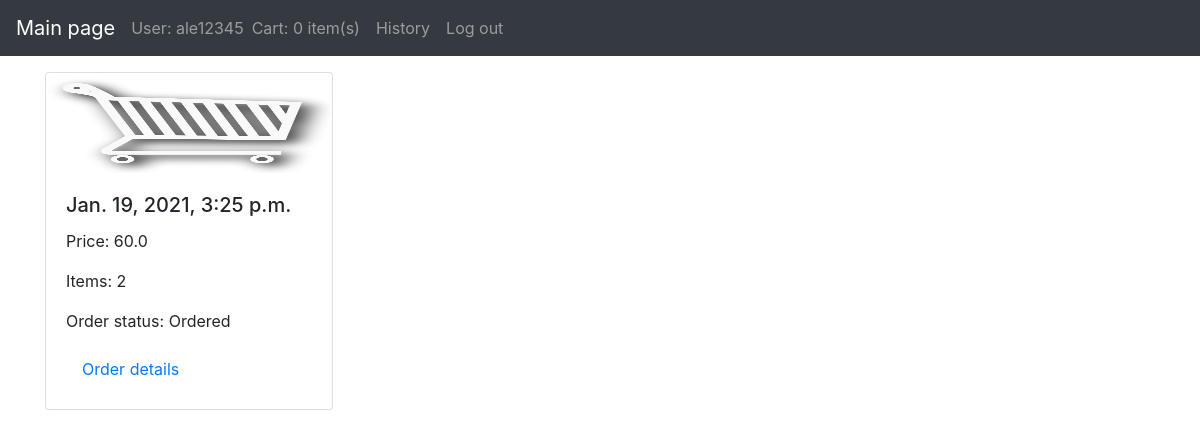
/history/ (signed in), run on the app's committed database.
### store/models.py (models this page shows, shortened)
class Order(models.Model):
    customer = models.ForeignKey(Customer, on_delete=models.SET_NULL, null=True, blank=True)
    date_ordered = models.DateTimeField(auto_now_add=True)
    complete = models.BooleanField(default=False)
    status = models.CharField(max_length=200, default="")
    @property
    def get_cart_total(self):
        orderitems = self.orderitem_set.all()
        total = sum([item.get_total for item in orderitems])
        return total
    @property
    def get_cart_items(self):
        orderitems = self.orderitem_set.all()
        total = sum([item.quantity for item in orderitems])
        return total

class OrderItem(models.Model):
    product = models.ForeignKey(Product, on_delete=models.SET_NULL, null=True)
    order = models.ForeignKey(Order, on_delete=models.SET_NULL, null=True)
    quantity = models.IntegerField(default=0, null=True, blank=True)
    @property
    def get_total(self):
        total = self.product.price * self.quantity
        return total

class Product(models.Model):
    name = models.CharField(max_length=200)
    price = models.FloatField()
    image = models.ImageField(null=True, blank=True)
    instock = models.IntegerField(default=100)

### store/views.py (the view)
# urls.py: path('history/', views.history, name="history"),
def history(request):
    customer = request.user.customer
    orders = Order.objects.filter(customer = customer,complete = True)
    data = prepareCartData(request)
    cartItems = data['cartItems']
    return render(request, 'history.html', {"orders":orders,'cartItems': cartItems})

### store/data.py (called while the page is built)
def prepareCartData(request):
    customer=request.user.customer
    if Order.objects.filter(customer=customer, complete= False).exists():
        order = Order.objects.get(customer=customer, complete= False)
    else:
        order = Order.objects.create(customer= customer,complete= False)
    cartItems= order.get_cart_items
    items = order.orderitem_set.all()
    return {'cartItems': cartItems, 'order': order, 'items': items}

### templates/history.html
{% extends 'main.html' %}
{% load static %}
{% block content %}
	<div class="row">
		{% for order in orders %}
		    <div class="col-sm-4">
                <div class="card" style="width: 18rem;">
                <img class="card-img-top" src="{% static 'pictures/cart.png' %}" alt="Card image cap" width="100" height="100">
                    <div class="card-body">
                    <h5 class="card-title"> {{order.date_ordered}}</h5>
                    <p class="card-text">Price: {{order.get_cart_total}} </p>
                        <p class="card-text">Items: {{order.get_cart_items}} </p>
                        <p class="card-text">Order status: {{order.status}} </p>
                    <a class="nav-link" href="{% url 'detail' order_id=order.id %}">Order details </a>
                    </div>
                </div>
            </div>
		{% endfor %}
	</div>
{% endblock content %}

### templates/main.html (shortened to what this page needs)
<!DOCTYPE html>
{% load static %}
<html>
<head>
	<link rel="stylesheet" href="https://stackpath.bootstrapcdn.com/bootstrap/4.4.1/css/bootstrap.min.css">
</head>
<body>
    <nav class="navbar navbar-expand-sm bg-dark navbar-dark fixed-top">
  <a class="navbar-brand" href="{% url 'store' %}">Main page</a>
         <span class="navbar-text">
    User: {{ request.user }}
  </span>
  <ul class="navbar-nav">
    <li class="nav-item">
      <a class="nav-link" href="{% url 'cart' %}">Cart: {{ cartItems }} item(s)</a>
    </li>
      <li class="nav-item">
      <a class="nav-link" href="{% url 'history' %}">History</a>
    </li>
    <li class="nav-item">
      <a class="nav-link" href="{% url 'logout' %}">Log out</a>
    </li>
  </ul>
</nav>
     <div class="container ">
         <br>
     <br>
     <br>
            {% block content %}
            {% endblock content %}
     </div>
</body>
</html>

### data on the page
Order: date_ordered "Jan. 19, 2021, 3:25 p.m.", get_cart_total "60.0", get_cart_items "2", status "Ordered"

### other printed values
{{ request.user }} "ale12345"
{{ cartItems }} "0"
